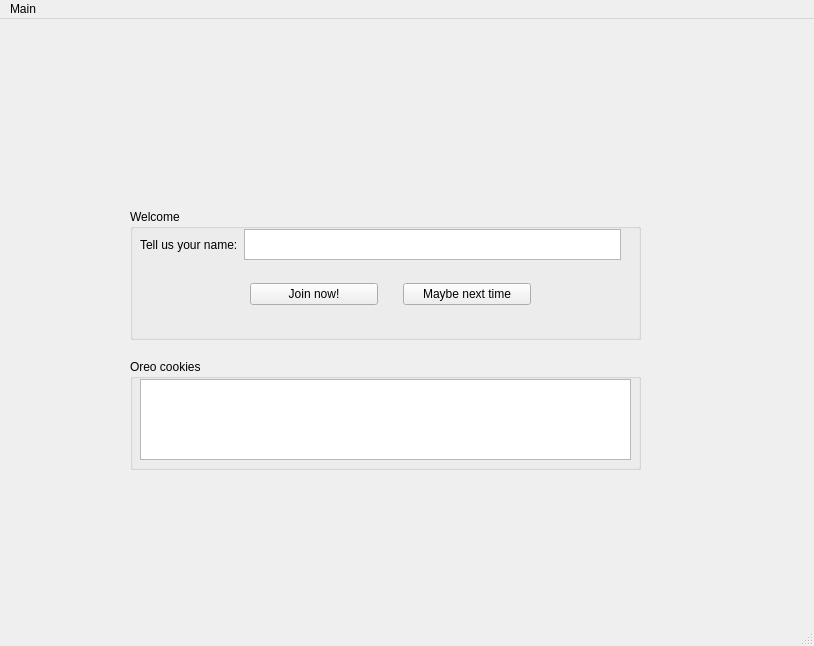
<?xml version="1.0" encoding="UTF-8"?>
<ui version="4.0">
 <class>MainWindow</class>
 <widget class="QMainWindow" name="MainWindow">
  <property name="geometry">
   <rect>
    <x>0</x>
    <y>0</y>
    <width>814</width>
    <height>646</height>
   </rect>
  </property>
  <property name="windowTitle">
   <string>MainWindow</string>
  </property>
  <widget class="QWidget" name="centralwidget">
   <widget class="QGroupBox" name="groupBox">
    <property name="geometry">
     <rect>
      <x>130</x>
      <y>190</y>
      <width>511</width>
      <height>131</height>
     </rect>
    </property>
    <property name="title">
     <string>Welcome</string>
    </property>
    <widget class="QWidget" name="horizontalLayoutWidget_2">
     <property name="geometry">
      <rect>
       <x>10</x>
       <y>20</y>
       <width>481</width>
       <height>31</height>
      </rect>
     </property>
     <layout class="QHBoxLayout" name="horizontalLayout_2">
      <item>
       <widget class="QLabel" name="label">
        <property name="text">
         <string>Tell us your name:</string>
        </property>
       </widget>
      </item>
      <item>
       <widget class="QPlainTextEdit" name="plainTextEdit"/>
      </item>
     </layout>
    </widget>
    <widget class="QWidget" name="horizontalLayoutWidget">
     <property name="geometry">
      <rect>
       <x>120</x>
       <y>70</y>
       <width>281</width>
       <height>31</height>
      </rect>
     </property>
     <layout class="QHBoxLayout" name="horizontalLayout">
      <property name="spacing">
       <number>25</number>
      </property>
      <item>
       <widget class="QPushButton" name="pushButton_2">
        <property name="text">
         <string>Join now!</string>
        </property>
       </widget>
      </item>
      <item>
       <widget class="QPushButton" name="pushButton">
        <property name="text">
         <string>Maybe next time</string>
        </property>
       </widget>
      </item>
     </layout>
    </widget>
   </widget>
   <widget class="QGroupBox" name="groupBox_2">
    <property name="geometry">
     <rect>
      <x>130</x>
      <y>340</y>
      <width>511</width>
      <height>111</height>
     </rect>
    </property>
    <property name="title">
     <string>Oreo cookies</string>
    </property>
    <widget class="QTextBrowser" name="textBrowser">
     <property name="geometry">
      <rect>
       <x>10</x>
       <y>20</y>
       <width>491</width>
       <height>81</height>
      </rect>
     </property>
    </widget>
   </widget>
  </widget>
  <widget class="QMenuBar" name="menubar">
   <property name="geometry">
    <rect>
     <x>0</x>
     <y>0</y>
     <width>814</width>
     <height>21</height>
    </rect>
   </property>
   <widget class="QMenu" name="menuMain">
    <property name="title">
     <string>Main</string>
    </property>
   </widget>
   <addaction name="menuMain"/>
  </widget>
  <widget class="QStatusBar" name="statusbar"/>
 </widget>
 <resources/>
 <connections/>
</ui>
